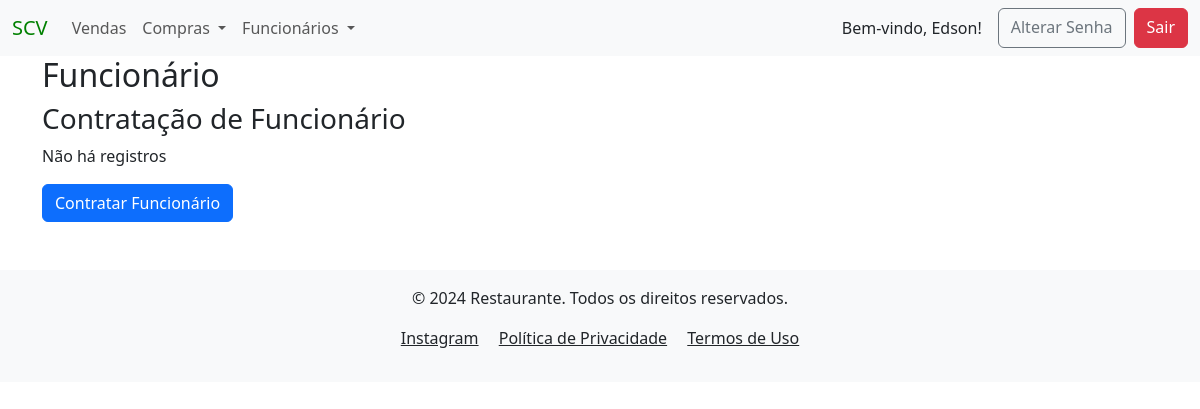
Before: /contratacao/ (signed in) with the older database file.
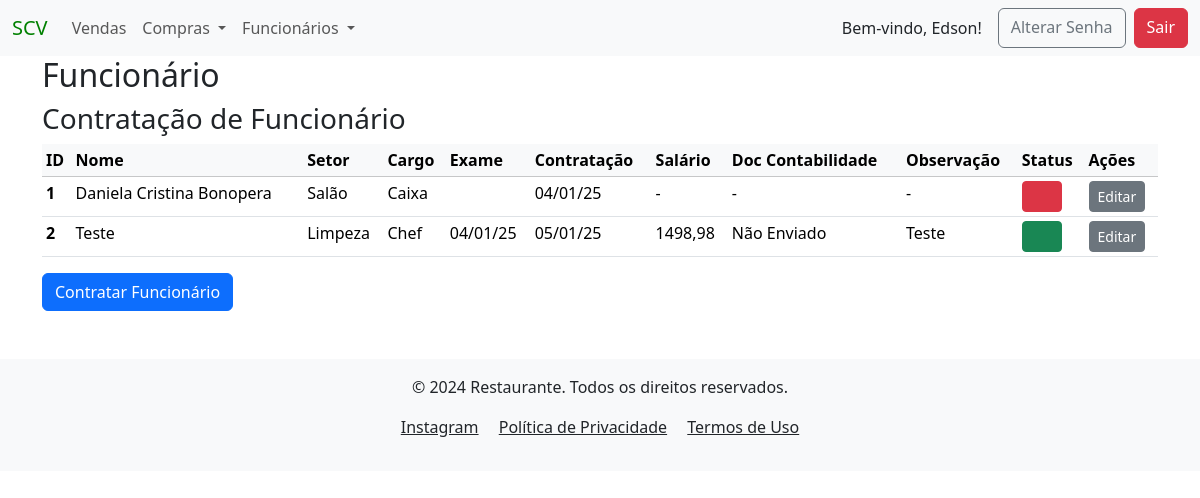
After: the same page with the newer database file.
### funcionarios/models.py (models this page shows, shortened)
class Contratacao(models.Model):
    CARGOS_POR_SETOR = {
                    'Administração': ["Gerente Financeiro", "Auxiliar Adm"],
                    'Cozinha': ["Chef", "Cozinheiro", "Cozinheiro Auxiliar"],
                    'Limpeza': ["Faxineira(o)"],
                    'Sushi': ["Peixeiro", "Sushiman", "Sushiman Auxiliar"],
                    'Salão': ["Caixa", "Cumin", "Garçom", "Gerente Geral", "Maitre", "Recepcionista"],
                    'Bar': ["Barman", "Copeiro"],
                    'Vallet': ["Manobrista"]
                    }
    SETOR_CHOICES = [(key, key) for key in CARGOS_POR_SETOR.keys()]
    CARGO_CHOICES = [(value, value) for sublist in CARGOS_POR_SETOR.values() for value in sublist]
    DOC_CONTABILIDADE = [('Enviado', 'Enviado'),
                         ('Não Enviado', 'Não Enviado')]
    created_at = models.DateTimeField(auto_now_add=True)
    nome_funcionario = models.ForeignKey(Cadastro, on_delete=models.PROTECT, verbose_name="Funcionário", null=False)
    setor = models.CharField(verbose_name="Setor", choices=SETOR_CHOICES, max_length=13, null=False, blank=False)
    cargo = models.CharField(verbose_name="Cargo", choices=CARGO_CHOICES, max_length=19, null=False, blank=False)
    data_exame_admissional = models.DateField(verbose_name="Dt Exame Admissional", null=True, blank=True)
    data_contratacao = models.DateField(verbose_name="Data Contratação", null=False, blank=False)
    salario = models.DecimalField(verbose_name="Salário", max_digits=9, decimal_places=2, null=True, blank=True)
    contabilidade_admissional = models.CharField(verbose_name="Doc Contabilidade", choices=DOC_CONTABILIDADE, max_length=11, null=True, blank=True)
    status_admissional = models.BooleanField(verbose_name="Status Rescisão", default=False)
    observacao_admissional = models.CharField(verbose_name="Obs Admissional", max_length=50, null=True, blank=True)
    author = models.ForeignKey(User, on_delete=models.PROTECT, blank=False, default=1)
    dt_atualizado = models.DateTimeField(auto_now=True, null=False, blank=False)
    class Meta:
        unique_together = ('nome_funcionario', 'data_contratacao')  # Um funcionário só pode ter uma contratação por data de pagamento

class Cadastro(models.Model):
    LIST_BANK = [('Banco do Brasil', 'Banco do Brasil'),
                   ('Banco Original', 'Banco Original'),
                   ('Bradesco', 'Bradesco'),
                   ('Caixa Econômica', 'Caixa Econômica'),
                   ('C6 Bank', 'C6 Bank'),
                   ('Itau', 'Itau'),
                   ('Inter', 'Inter'),
                   ('Neon', 'Neon'),
                   ('Next', 'Next'),
                   ('Nubank', 'Nubank'),
                   ('Santander', 'Santander'),
                   ]
    created_at = models.DateTimeField(auto_now_add=True)
    nome_funcionario = models.CharField(verbose_name="Funcionário", max_length=40 , blank=False, unique=True)
    rg = models.CharField(verbose_name="RG", max_length=14, null=True , blank=True)
    cpf = models.CharField(verbose_name="CPF", max_length=14, null=True , blank=True)
    carteira_trabalho = models.CharField(verbose_name="CTPS", max_length=12, null=True, blank=True)
    endereco = models.CharField(verbose_name="Endereço", max_length=40, null=True, blank=True)
    numero = models.CharField(verbose_name="Número", max_length=255, null=True, blank=True)
    bairro = models.CharField(verbose_name="Bairro", max_length=20, null=True, blank=True)
    cidade = models.CharField(verbose_name="Cidade", max_length=30, null=True, blank=True)
    telefone = models.CharField(verbose_name="Telefone", max_length=13, null=True, blank=True)
    banco = models.CharField(verbose_name="Banco", choices=LIST_BANK, max_length=15, null=True, blank=True)
    agencia = models.CharField(verbose_name="Agencia", max_length=7, null=True, blank=True)
    conta = models.CharField(verbose_name="Conta", max_length=10, null=True, blank=True)
    author = models.ForeignKey(User, on_delete=models.PROTECT, blank=False, default=1)
    dt_atualizado = models.DateTimeField(auto_now=True, null=False, blank=False)
    def __str__(self):
        return f"{self.nome_funcionario}"

### funcionarios/views.py (the view, shortened to what this page needs)
# urls.py: path('contratacao/', ContratacaoListView.as_view(), name="contratacao_list"),
class ContratacaoListView(LoginRequiredMixin, PermissionRequiredMixin, ListView):
    model = Contratacao
    template_name = 'funcionarios/contratacao_list.html'  # Garante que o template correto será usado
    permission_required = 'funcionarios.view_contratacao'  # Permissão para visualizar objetos'

### funcionarios/templates/funcionarios/contratacao_list.html (shortened to what this page needs)
{% extends 'global/base.html' %}
{% block content %}
    <h2>Funcionário</h2>
    <h3>Contratação de Funcionário</h3>
    {% if contratacao_list %}
        <table class="table table-sm">
            <thead class="table-light">
            <tr>
                <th scope="col">ID</th>
                <th scope="col">Nome</th>
                <th scope="col">Setor</th>
                <th scope="col">Cargo</th>
                <th scope="col">Exame</th>
                <th scope="col">Contratação</th>
                <th scope="col">Salário</th>
                <th scope="col">Doc Contabilidade</th>
                <th scope="col">Observação</th>
                <th scope="col">Status</th>
                <th scope="col">Ações</th>
            </tr>
            </thead>
            <tbody>
                {% for contratacao in contratacao_list %}
                    <tr>
                        <th scope="row" >{{ contratacao.pk }}</th>
                        <td>{{ contratacao.nome_funcionario }}</td>
                        <td>{{ contratacao.setor| default:"-" }}</td>
                        <td>{{ contratacao.cargo| default:"-" }}</td>
                        <td>{{ contratacao.data_exame_admissional|date:"d/m/y"}}</td>
                        <td>{{ contratacao.data_contratacao|date:"d/m/y" }}</td>
                        <td>{{ contratacao.salario| default:"-" }}</td>
                        <td>{{ contratacao.contabilidade_admissional| default:"-" }}</td>
                        <td>{{ contratacao.observacao_admissional| default:"-" }}</td>
                        <td>
                            <span
                            class="btn btn-sm
                            {% if contratacao.status_admissional %}
                                btn-success
                            {% else %}
                                btn-danger
                            {% endif %}"
                            >&nbsp;&nbsp;&nbsp;&nbsp;&nbsp;&nbsp;</span>
                        </td>
                        <td>
                            <a href="{% url 'update_contratacao' pk=contratacao.pk %}" class="btn btn-secondary btn-sm">Editar</a>
                        </td>
                    </tr>
                {% endfor %}
            </tbody>
        </table>
    {% else %}
        <p>Não há registros</p>
    {% endif %}
    <a href="{% url 'create_contratacao' %}" class="btn btn-primary">Contratar Funcionário</a>
{% endblock content %}

Changed rows visible on the page:
added Contratacao: pk "1", nome_funcionario "Daniela Cristina Bonopera", setor "Salão", cargo "Caixa", data_contratacao "04/01/25", salario "-", contabilidade_admissional "-", observacao_admissional "-", status_admissional False (drawn)
added Contratacao: pk "2", nome_funcionario "Teste", setor "Limpeza", cargo "Chef", data_exame_admissional "04/01/25", data_contratacao "05/01/25", salario "1498,98", contabilidade_admissional "Não Enviado", observacao_admissional "Teste", status_admissional True (drawn)
Other visible differences:
text no longer shown: "Não há registros"
text now shown: "ID Nome Setor Cargo Exame Contratação Salário Doc Contabilidade Observação Status Ações"
